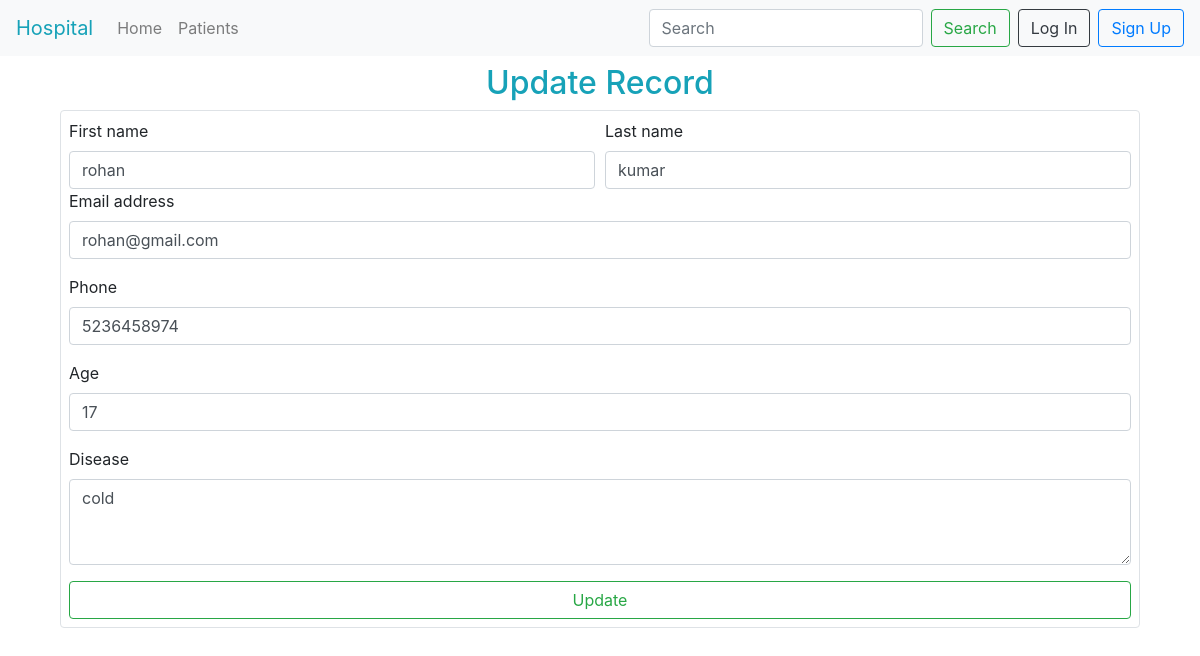
The app's page /update_patient.php?id=5 with its own data.
### tables this page shows
CREATE TABLE `patients` (
  `Patient_id` int(255) NOT NULL,
  `First_name` varchar(255) NOT NULL,
  `Last_name` varchar(255) NOT NULL,
  `Age` int(255) NOT NULL,
  `Phone` varchar(12) NOT NULL,
  `Email` varchar(255) NOT NULL,
  `Disease` varchar(255) NOT NULL
);

### update_patient.php (the view, shortened to what this page needs)
<!DOCTYPE html>
<html lang="en">
<head>
    <link rel="stylesheet" href="https://cdn.jsdelivr.net/npm/bootstrap@4.6.2/dist/css/bootstrap.min.css">
</head>
<body>
<?php include('navbar.php'); ?>
<div  class="container">
    <div class="container ">
        <h2 class="text-center text-info mt-2">Update Record</h2>
        <?php
            if (isset($_GET['id'])){
                $patient_id = $_GET['id'];
                $select_patient = "select * from patients where Patient_id='$patient_id';";
                $patient_raw = mysqli_query($response,$select_patient);
                $patient = mysqli_fetch_assoc($patient_raw);
            }
        ?>
        <form class="border rounded  p-2" action="action.php" method="POST">
            <div class="form-row">
                <div class="col">
                    <label for="exampleInputEmail1">First name</label>
                    <input type="text" name="first_name" class="form-control" placeholder="First name" value="<?php echo $patient['First_name']; ?>">
                </div>
                <div class="col">
                    <label for="exampleInputEmail1">Last name</label>
                    <input type="text" name="last_name" class="form-control" placeholder="Last name" value="<?php echo $patient['Last_name']; ?>">
                </div>
            </div>
            <div class="form-group">
                <label for="exampleInputEmail1">Email address</label>
                <input type="email" name="email" class="form-control" id="exampleInputEmail1" value="<?php echo $patient['Email']; ?>" aria-describedby="emailHelp" placeholder="Enter email">
            </div>
            <div class="form-group">
                <label for="exampleInputPassword1">Phone</label>
                <input type="number" name="phone" class="form-control" id="exampleInputPassword1" placeholder="Phone" value="<?php echo $patient['Phone']; ?>">
            </div>
            <div class="form-group">
                <label for="exampleInputPassword1">Age</label>
                <input type="number" name="age" class="form-control" id="exampleInputPassword1" placeholder="Age" value="<?php echo $patient['Age']; ?>">
            </div>
            <div class="form-group">
                <label for="exampleFormControlTextarea1">Disease</label>
                <textarea name="disease" class="form-control" id="exampleFormControlTextarea1" rows="3"><?php echo $patient['Disease']; ?></textarea>
            </div>
            <button name="update" type="submit" class="btn btn-outline-success btn-block">Update</button>
        </form>
    </div>
</div>
</body>
</html>

### records on screen
patients: first_name "rohan", last_name "kumar", email "rohan@gmail.com", phone "5236458974", age "17", disease "cold"
